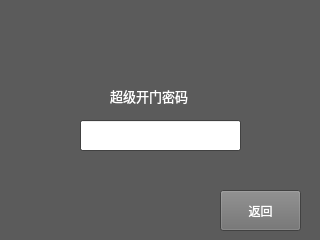
<?xml version="1.0" encoding="UTF-8"?>
<ui version="4.0">
 <class>Doorpwd</class>
 <widget class="QWidget" name="Doorpwd">
  <property name="geometry">
   <rect>
    <x>0</x>
    <y>0</y>
    <width>320</width>
    <height>240</height>
   </rect>
  </property>
  <property name="palette">
   <palette>
    <active>
     <colorrole role="WindowText">
      <brush brushstyle="SolidPattern">
       <color alpha="255">
        <red>255</red>
        <green>255</green>
        <blue>255</blue>
       </color>
      </brush>
     </colorrole>
     <colorrole role="Base">
      <brush brushstyle="SolidPattern">
       <color alpha="255">
        <red>255</red>
        <green>255</green>
        <blue>255</blue>
       </color>
      </brush>
     </colorrole>
     <colorrole role="Window">
      <brush brushstyle="SolidPattern">
       <color alpha="255">
        <red>91</red>
        <green>91</green>
        <blue>91</blue>
       </color>
      </brush>
     </colorrole>
    </active>
    <inactive>
     <colorrole role="WindowText">
      <brush brushstyle="SolidPattern">
       <color alpha="255">
        <red>255</red>
        <green>255</green>
        <blue>255</blue>
       </color>
      </brush>
     </colorrole>
     <colorrole role="Base">
      <brush brushstyle="SolidPattern">
       <color alpha="255">
        <red>255</red>
        <green>255</green>
        <blue>255</blue>
       </color>
      </brush>
     </colorrole>
     <colorrole role="Window">
      <brush brushstyle="SolidPattern">
       <color alpha="255">
        <red>91</red>
        <green>91</green>
        <blue>91</blue>
       </color>
      </brush>
     </colorrole>
    </inactive>
    <disabled>
     <colorrole role="WindowText">
      <brush brushstyle="SolidPattern">
       <color alpha="255">
        <red>120</red>
        <green>120</green>
        <blue>120</blue>
       </color>
      </brush>
     </colorrole>
     <colorrole role="Base">
      <brush brushstyle="SolidPattern">
       <color alpha="255">
        <red>91</red>
        <green>91</green>
        <blue>91</blue>
       </color>
      </brush>
     </colorrole>
     <colorrole role="Window">
      <brush brushstyle="SolidPattern">
       <color alpha="255">
        <red>91</red>
        <green>91</green>
        <blue>91</blue>
       </color>
      </brush>
     </colorrole>
    </disabled>
   </palette>
  </property>
  <property name="windowTitle">
   <string>Form</string>
  </property>
  <widget class="QLabel" name="label_2">
   <property name="geometry">
    <rect>
     <x>110</x>
     <y>80</y>
     <width>91</width>
     <height>31</height>
    </rect>
   </property>
   <property name="font">
    <font>
     <pointsize>10</pointsize>
    </font>
   </property>
   <property name="text">
    <string>超级开门密码</string>
   </property>
  </widget>
  <widget class="QLineEdit" name="lineEdit">
   <property name="geometry">
    <rect>
     <x>80</x>
     <y>120</y>
     <width>161</width>
     <height>31</height>
    </rect>
   </property>
  </widget>
  <widget class="QPushButton" name="dooretunbnz">
   <property name="geometry">
    <rect>
     <x>220</x>
     <y>190</y>
     <width>81</width>
     <height>41</height>
    </rect>
   </property>
   <property name="palette">
    <palette>
     <active>
      <colorrole role="WindowText">
       <brush brushstyle="SolidPattern">
        <color alpha="255">
         <red>255</red>
         <green>255</green>
         <blue>255</blue>
        </color>
       </brush>
      </colorrole>
      <colorrole role="Button">
       <brush brushstyle="SolidPattern">
        <color alpha="255">
         <red>111</red>
         <green>111</green>
         <blue>111</blue>
        </color>
       </brush>
      </colorrole>
      <colorrole role="ButtonText">
       <brush brushstyle="SolidPattern">
        <color alpha="255">
         <red>255</red>
         <green>255</green>
         <blue>255</blue>
        </color>
       </brush>
      </colorrole>
     </active>
     <inactive>
      <colorrole role="WindowText">
       <brush brushstyle="SolidPattern">
        <color alpha="255">
         <red>255</red>
         <green>255</green>
         <blue>255</blue>
        </color>
       </brush>
      </colorrole>
      <colorrole role="Button">
       <brush brushstyle="SolidPattern">
        <color alpha="255">
         <red>111</red>
         <green>111</green>
         <blue>111</blue>
        </color>
       </brush>
      </colorrole>
      <colorrole role="ButtonText">
       <brush brushstyle="SolidPattern">
        <color alpha="255">
         <red>255</red>
         <green>255</green>
         <blue>255</blue>
        </color>
       </brush>
      </colorrole>
     </inactive>
     <disabled>
      <colorrole role="WindowText">
       <brush brushstyle="SolidPattern">
        <color alpha="255">
         <red>120</red>
         <green>120</green>
         <blue>120</blue>
        </color>
       </brush>
      </colorrole>
      <colorrole role="Button">
       <brush brushstyle="SolidPattern">
        <color alpha="255">
         <red>111</red>
         <green>111</green>
         <blue>111</blue>
        </color>
       </brush>
      </colorrole>
      <colorrole role="ButtonText">
       <brush brushstyle="SolidPattern">
        <color alpha="255">
         <red>120</red>
         <green>120</green>
         <blue>120</blue>
        </color>
       </brush>
      </colorrole>
     </disabled>
    </palette>
   </property>
   <property name="text">
    <string>返回</string>
   </property>
  </widget>
 </widget>
 <resources/>
 <connections/>
</ui>
